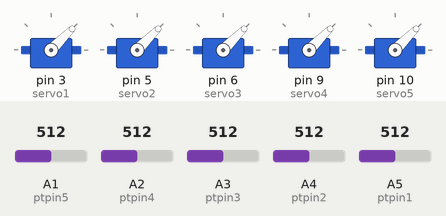
Simulated run of this sketch. Board: Arduino Uno, built with avr-gcc and run on an emulated ATmega328P. Parts: 5 × servo. Inputs (shaded band) come from the test bench; at power-on: A1 (ptpin5) = 512, A2 (ptpin4) = 512, A3 (ptpin3) = 512, A4 (ptpin2) = 512, A5 (ptpin1) = 512.

Above: at 1.2 s.
1.3 s: A1 (ptpin5) set to 716
At 2.5 s:
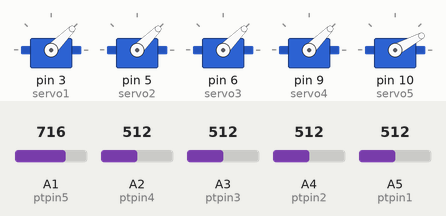
2.8 s: A2 (ptpin4) set to 716
At 3.4 s:
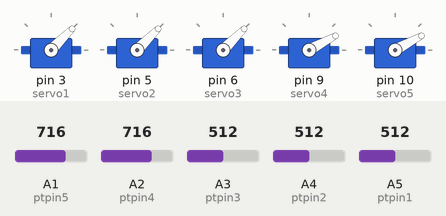
4.3 s: A3 (ptpin3) set to 716
At 4.7 s:
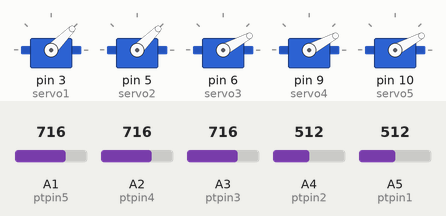
5.8 s: A4 (ptpin2) set to 716
At 6.1 s:
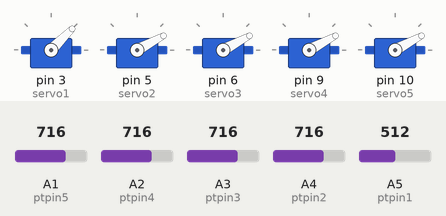
7.3 s: A5 (ptpin1) set to 716
At 8.2 s:
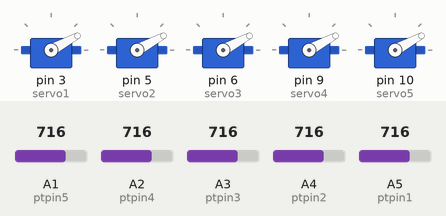
8.8 s: A1 (ptpin5) set to 992
At 9.5 s:
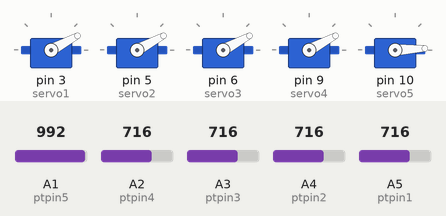
Timing chart, 0 to 11.3 s (numbered marks = the images above; inputs shaded):
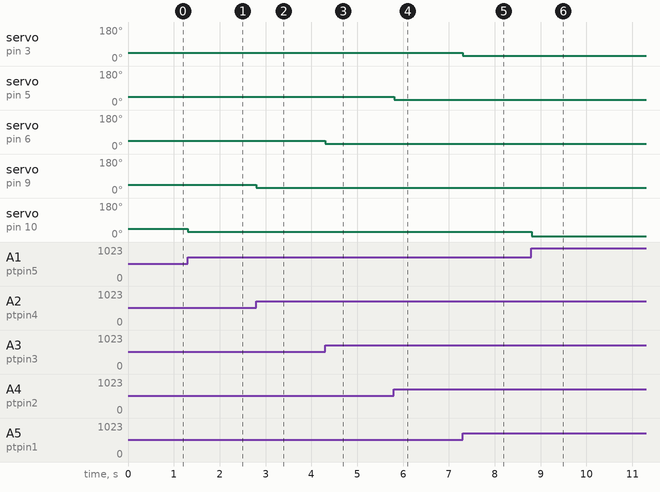

The sketch:

servo_Arm.ino
```cpp
#include <Servo.h> //include servo library

Servo servo1;  // create servo object to control a servo
Servo servo2;
Servo servo3;
Servo servo4;
Servo servo5;

int ptpin1 = 5;  // analog pin used to connect the potentiometer
int val1;    // variable to read the value from the analog pin

int ptpin2 = 4;
int val2;

int ptpin3 = 3;
int val3;

int ptpin4 = 2;
int val4;

int ptpin5 = 1;
int val5;


void setup() {

  servo1.attach(3);  // attaches the servo on pin with a pwm

  servo2.attach(5);

  servo3.attach(6);

  servo4.attach(9);

  servo5.attach(10);

}

void loop() {
  val1 = analogRead(ptpin1);            // reads the value of the potentiometer (value between 0 and 1023)
  val1 = map(val1, 0, 1023, 90, 0);     // scale it to use it with the servo (angle value at 90 and 180 becuse we want its movment in 90 degrees range, so any 90 degrees range will work)
  servo1.write(val1);                  // sets the servo position according to the scaled value

  val2 = analogRead(ptpin2);
  val2 = map(val2, 0, 1023, 90, 0);
  servo2.write(val2);

  val3 = analogRead(ptpin3);
  val3 = map(val3, 0, 1023, 90, 0);
  servo3.write(val3);

  val4 = analogRead(ptpin4);
  val4 = map(val4, 0, 1023, 90, 0);
  servo4.write(val4);

  val5 = analogRead(ptpin5);
  val5 = map(val5, 0, 1023, 90, 0);
  servo5.write(val5);
  delay(10);                           // waits for the servo to get there

}
```

Measured:
- after the input at 1.3 s, servo on pin 10 (servo5): 45° → 28° at once
- after the input at 2.8 s, servo on pin 9 (servo4): 45° → 28° at once
- after the input at 4.3 s, servo on pin 6 (servo3): 45° → 28° at once
- after the input at 5.8 s, servo on pin 5 (servo2): 45° → 28° at once
- after the input at 7.3 s, servo on pin 3 (servo1): 45° → 28° at once
- after the input at 8.8 s, servo on pin 10 (servo5): 28° → 3° at once
